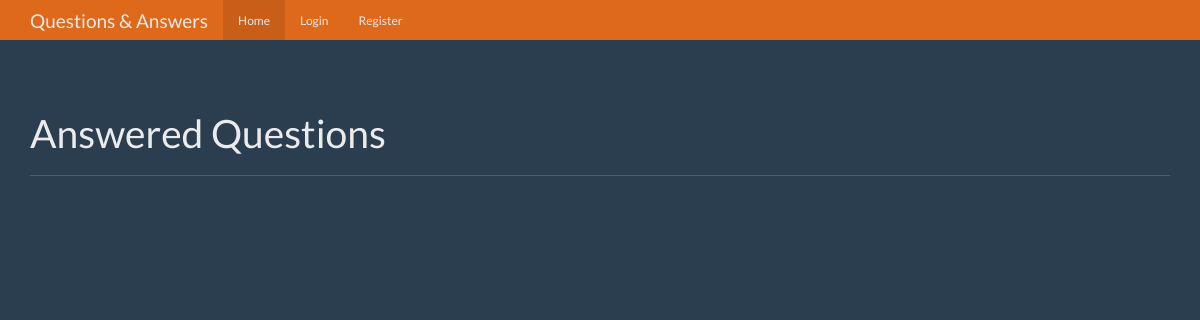
The app's page /, older data.
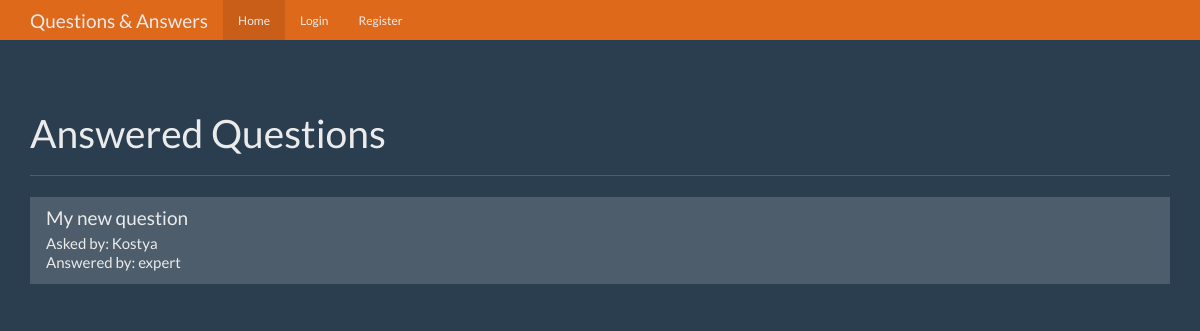
The same page, newer data.
### tables this page shows
CREATE TABLE questions (
    id integer primary key autoincrement,
    question_text text not null,
    answer_text text,
    asked_by_id integer not null,
    expert_id integer not null
);

CREATE TABLE users (
    id integer primary key autoincrement,
    name text not null,
    password text not null,
    expert boolean not null,
    admin boolean not null
);

### app.py (the view)
@app.route("/")
def index():
    user = get_current_user()
    db = get_db()
    questions_cur = db.execute(
        "select questions.id as question_id, "
        "questions.question_text, "
        "askers.name as asker_name, "
        "experts.name as expert_name "
        "from questions "
        "join users as askers on askers.id = questions.asked_by_id "
        "join users as experts on experts.id = questions.expert_id "
        "where questions.answer_text is not null"
    )
    questions_result = questions_cur.fetchall()
    return render_template(
        "home.html",
        user=user,
        questions=questions_result)

### app.py (called while the page is built, shortened)
def get_current_user():
    user_result = None
    return user_result

### database.py (called while the page is built)
def connect_db():
    sql = sqlite3.connect("questions_answer.db")
    sql.row_factory = sqlite3.Row
    return sql

def get_db():
    if not hasattr(g, "sqlite_db"):
        g.sqlite_db = connect_db()
    return g.sqlite_db

### templates/home.html (shortened to what this page needs)
{% extends "base.html" %}
{% from "show_links.html" import show_links %}
{% block nav %}{{ show_links(user) }} {% endblock %}
{% block body %}
<div class="page-header">
  <h1>Answered Questions</h1>
</div>
<div class="row">
  <div class="col-lg-12">
    <div class="list-group">
      {% for question in questions %}
        <a href="{{ url_for("question", question_id=question["question_id"]) }}" class="list-group-item">
          <h4 class="list-group-item-heading">{{ question["question_text"] }}</h4>
          <p class="list-group-item-text">Asked by: {{ question["asker_name"] }}</p>
          <p class="list-group-item-text">Answered by: {{ question["expert_name"] }}</p>
        </a>
      {% endfor %}
    </div>
  </div>
</div>
{% endblock %}

### templates/base.html (shortened to what this page needs)
<!DOCTYPE html>
<html lang="en">
  <head>
    <link href="{{ url_for('static', filename='bootstrap.min.css') }}" rel="stylesheet">
    <link href="{{ url_for('static', filename='theme.css') }}" rel="stylesheet">
  </head>
  <body>
    <nav class="navbar navbar-inverse navbar-fixed-top">
      <div class="container">
        <div class="navbar-header">
          <a class="navbar-brand" href="{{ url_for('index') }}">Questions & Answers</a>
        </div>
        <div id="navbar" class="navbar-collapse collapse">
        {% block nav %}{% endblock %}
        </div>
      </div>
    </nav>
    <div class="container theme-showcase" role="main">
    {% block body %}{% endblock %}
    </div>
  </body>
</html>

### templates/show_links.html (shortened to what this page needs)
{% macro show_links(user) %}
<ul class="nav navbar-nav">
    <li class="active"><a href="{{ url_for('index') }}">Home</a></li>
    {% if not user %}
    <li><a href="{{ url_for('login') }}">Login</a></li>
    <li><a href="{{ url_for('register') }}">Register</a></li>
    {% endif %}
</ul>
{% endmacro %}

### static/theme.css (style rules this page uses)
body { padding-top: 70px; padding-bottom: 30px; }

Row changes from the older to the newer data that the page shows:
added questions: question_text "My new question", asker_name "Kostya", expert_name "expert"
